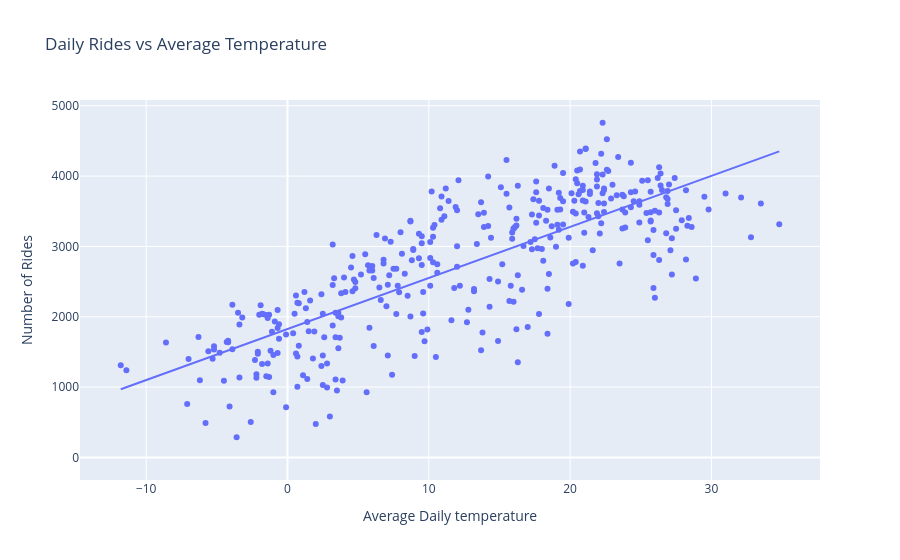

The cell this chart's notebook holds for it:
### Markdown cell above
## Daily Rides vs Average Temperature

### Code cell
fig = px.scatter(
    data_frame=bike_weather_daily,
    x='temperature_2m_mean',
    y='number_of_daily_rides',
    trendline='ols',
    title='Daily Rides vs Average Temperature'
)

fig.update_layout(
    xaxis_title='Average Daily temperature',
    yaxis_title='Number of Rides'
)

fig.show()

### Figure 1 — Plotly figure (JSON) as saved in the notebook; plotly's stock layout.template omitted (floating-point values rounded to 4 significant figures; data arrays with more than 128 entries replaced by an {"elided": "..."} marker saying what was removed)
{"data": [{"hovertemplate": "temperature_2m_mean=%{x}<br>number_of_daily_rides=%{y}<extra></extra>", "legendgroup": "", "marker": {"color": "#636efa", "symbol": "circle"}, "mode": "markers", "name": "", "orientation": "v", "showlegend": false, "type": "scatter", "x": {"elided": "366 float values"}, "xaxis": "x", "y": {"elided": "366 int values"}, "yaxis": "y"}, {"hovertemplate": "<b>OLS trendline</b><br>number_of_daily_rides = 72.5594 * temperature_2m_mean + 1826.01<br>R<sup>2</sup>=0.614216<br><br>temperature_2m_mean=%{x}<br>number_of_daily_rides=%{y} <b>(trend)</b><extra></extra>", "legendgroup": "", "marker": {"color": "#636efa", "symbol": "circle"}, "mode": "lines", "name": "", "showlegend": false, "type": "scatter", "x": {"elided": "365 float values"}, "xaxis": "x", "y": {"elided": "365 float values"}, "yaxis": "y"}], "layout": {"legend": {"tracegroupgap": 0}, "title": {"text": "Daily Rides vs Average Temperature"}, "xaxis": {"anchor": "y", "domain": [0, 1], "title": {"text": "Average Daily temperature"}}, "yaxis": {"anchor": "x", "domain": [0, 1], "title": {"text": "Number of Rides"}}}}
